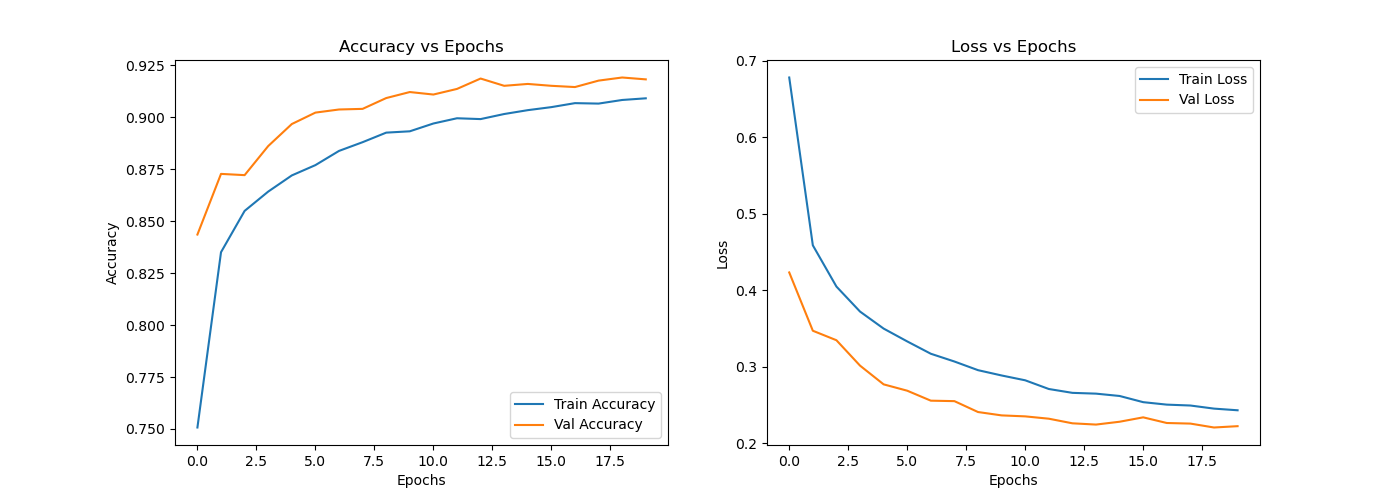

Python code for this plot:
import numpy as np
import matplotlib.pyplot as plt
import seaborn as sns
from sklearn.metrics import confusion_matrix
import tensorflow as tf
from tensorflow.keras import layers, models, datasets

# Load Dataset
(x_train_full, y_train_full), (x_test, y_test) = datasets.fashion_mnist.load_data()

# Preprocessing: Normalize and Reshape
x_train_full = x_train_full.astype('float32') / 255.0
x_test = x_test.astype('float32') / 255.0

# Reshape to include channel dimension (28, 28, 1)
x_train_full = x_train_full.reshape(-1, 28, 28, 1)
x_test = x_test.reshape(-1, 28, 28, 1)

# Create Validation Set (10,000 samples)
x_val = x_train_full[:10000]
y_val = y_train_full[:10000]
x_train = x_train_full[10000:]
y_train = y_train_full[10000:]

class_names = ['T-shirt/top', 'Trouser', 'Pullover', 'Dress', 'Coat', 'Sandal', 'Shirt', 'Sneaker', 'Bag', 'Ankle boot']

model = models.Sequential([
    #28x28x1
    # Conv Layer 1
    layers.Conv2D(32, (3, 3), activation='relu', input_shape=(28, 28, 1)), #26x26x32
    layers.MaxPooling2D((2, 2)), #13x13x32
    layers.Dropout(0.25),
    # Conv Layer 2
    layers.Conv2D(64, (3, 3), activation='relu'),#11x11x64
    layers.MaxPooling2D((2, 2)), #5x5x64
    layers.Dropout(0.25),
    # Flatten & Dense Layer
    layers.Flatten(),   #10 1d outputs
    layers.Dense(128, activation='relu'),
    layers.Dropout(0.50),
    # Output Layer
    layers.Dense(10, activation='softmax')
])

model.compile(optimizer='adam',
              loss='sparse_categorical_crossentropy',
              metrics=['accuracy'])

# Train the Model
history = model.fit(x_train, y_train, epochs=20,
                    validation_data=(x_val, y_val),
                    batch_size=64)

# Plot Accuracy and Loss Curves
fig, (ax1, ax2) = plt.subplots(1, 2, figsize=(14, 5))

# Accuracy Curve
ax1.plot(history.history['accuracy'], label='Train Accuracy')
ax1.plot(history.history['val_accuracy'], label='Val Accuracy')
ax1.set_title('Accuracy vs Epochs')
ax1.set_xlabel('Epochs')
ax1.set_ylabel('Accuracy')
ax1.legend()

# Loss Curve
ax2.plot(history.history['loss'], label='Train Loss')
ax2.plot(history.history['val_loss'], label='Val Loss')
ax2.set_title('Loss vs Epochs')
ax2.set_xlabel('Epochs')
ax2.set_ylabel('Loss')
ax2.legend()
plt.show()

# Confusion Matrix
y_pred = np.argmax(model.predict(x_test), axis=-1)
cm = confusion_matrix(y_test, y_pred)

plt.figure(figsize=(10, 8))
sns.heatmap(cm, annot=True, fmt='d', cmap='Grays',
            xticklabels=class_names, yticklabels=class_names)

plt.xlabel('Predicted')
plt.ylabel('Actual')
plt.title('Confusion Matrix')
plt.show()
